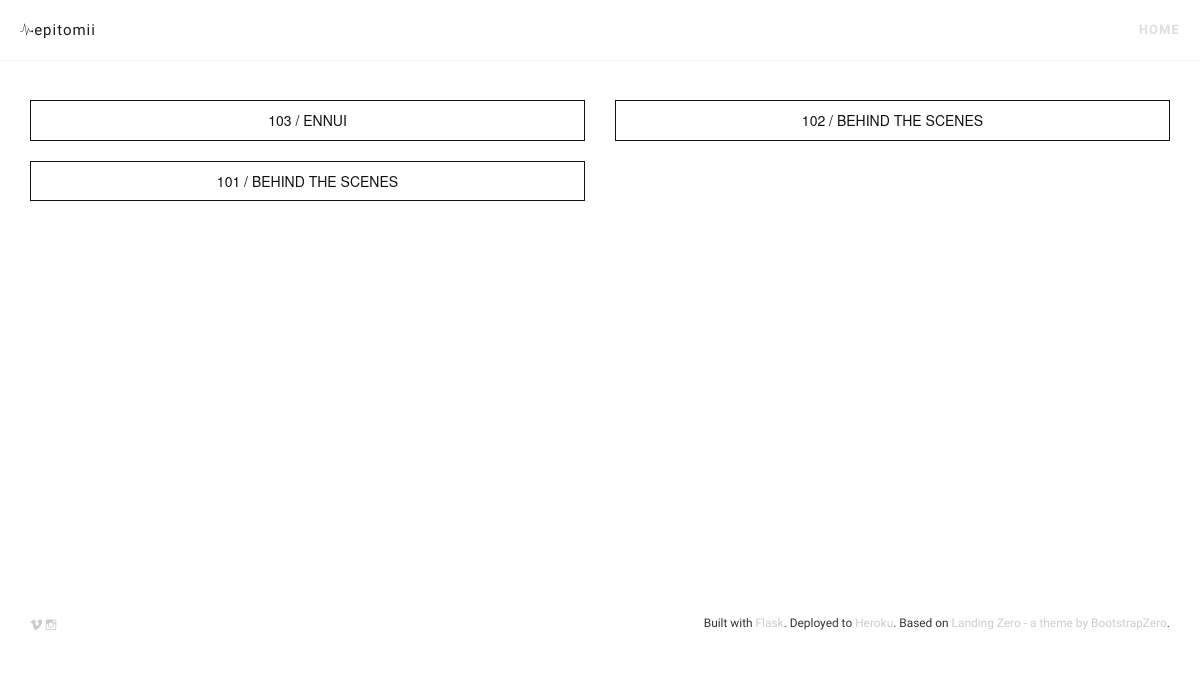
The page /posts on the database its author committed.
### tables this page shows
CREATE TABLE posts (
id integer primary key autoincrement,
'title' text not null,
'filepath' text not null,
'jam' int
);

### epitomii.py (the view)
@app.route('/posts')
def posts():
    db = get_db()
    cur = db.execute('select title, filepath from posts order by id desc')
    posts = cur.fetchall()
    return render_template('posts.html', posts=posts)

### epitomii.py (called while the page is built)
def connect_db():
    rv = sqlite3.connect(app.config['DATABASE'])
    rv.row_factory = sqlite3.Row
    return rv

def get_db():
    if not hasattr(g, 'sqlite_db'):
        g.sqlite_db = connect_db()
    return g.sqlite_db

### templates/posts.html (shortened to what this page needs)
{% extends "page_layout.html" %}
{% block body %}
    <section id="archive">
	<div class="container">
            <div class="row">
	      {% for post in posts %}
		    <div class="col-lg-6 col-md-6 col-xs-10 thumb">
		        <button type="button" data-src="{{ post[1] }}" data-toggle="modal" data-target="#postModal" class="btn btn-default btn-block btn-lg sharp">{{ post[0] }}</button>
		    </div>
		{% endfor %}
	    </div>
	</div>
    </section>
{% endblock body %}

### static/css/styles.css (style rules this page uses)
html, body { width: 100%; height: 100%; }
body { font-family: 'Questrial','Helvetica Neue',Arial,sans-serif; background-color: #FFF; color: #1F1754; webkit-tap-highlight-color: #222; }
section { padding: 70px 0; }
@media (min-width:768px) { section { min-height: 600px; padding: 100px 0; } }
.btn-default { border-color: #111; color: #111; background-color: #fff; -webkit-transition: all .35s; -moz-transition: all .35s; transition: all .35s; }
.btn { border-radius: 290px; font-family: 'Helvetica Neue',Arial,sans-serif; }
.btn.sharp { border-radius:0; font-size: inherit; }

### rows shown on the page
posts: title "103 / ENNUI"
posts: title "102 / BEHIND THE SCENES"
posts: title "101 / BEHIND THE SCENES"
